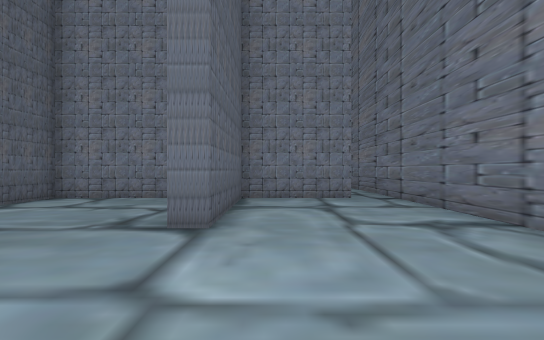
View 1 (above)

20 first-person views from a walk through a scene from a Unity 3-D project. The camera is 1.4 m above the floor, looks level and sees 80° across. The floor is counted in squares, 2 m on a side. Each view is taken from the middle of a square. On the plan, view 1 faces up. The plan holds only what a view shows up to about 10 squares ahead; the rest is blank. The place goes on beyond the plan. The player character is not drawn. Some surface patterns are stand-ins.

View 2
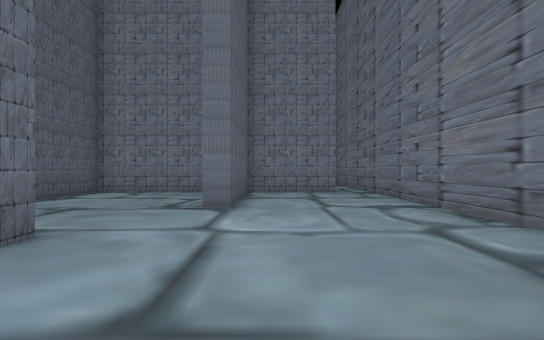

View 3
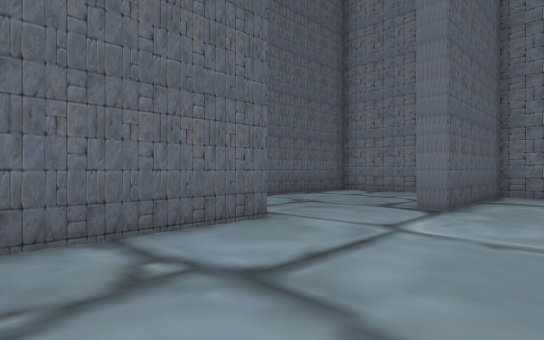

View 4
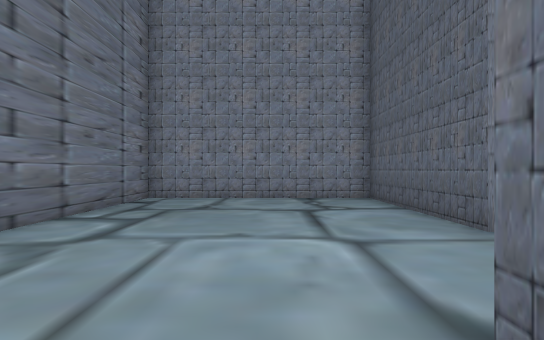

View 5
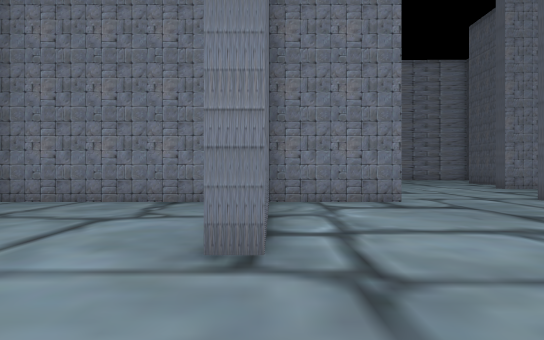

View 6
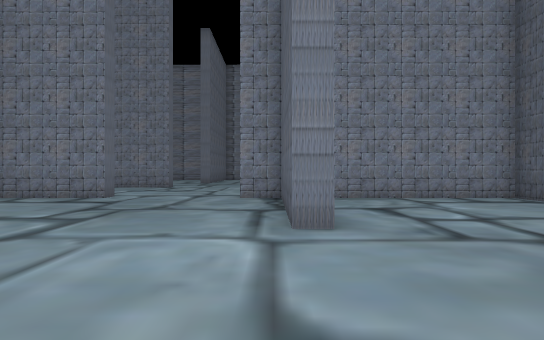

View 7
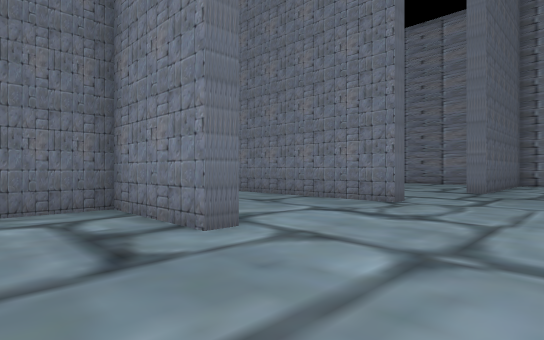

View 8
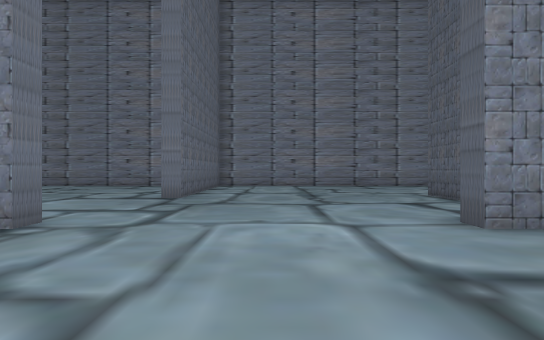

View 9
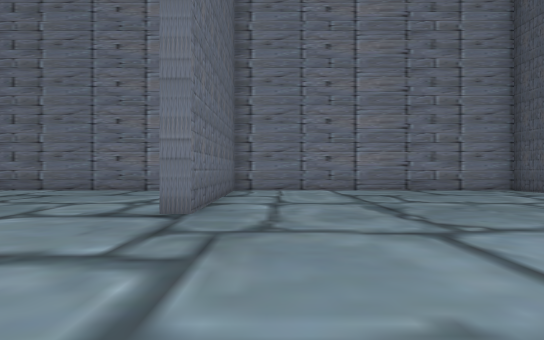

View 10
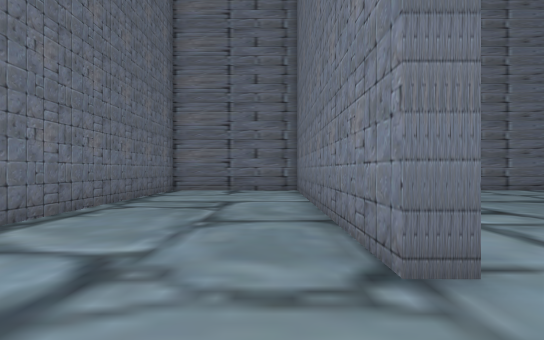

View 11
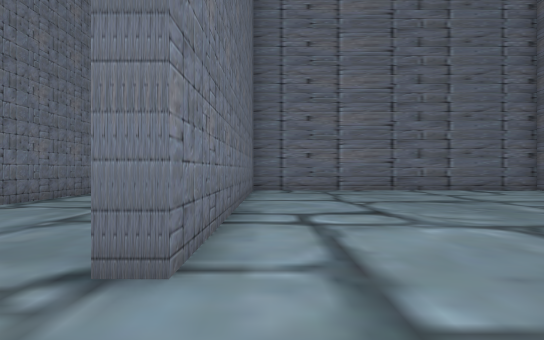

View 12
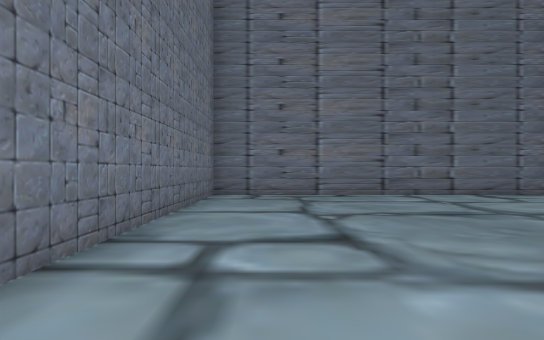

View 13
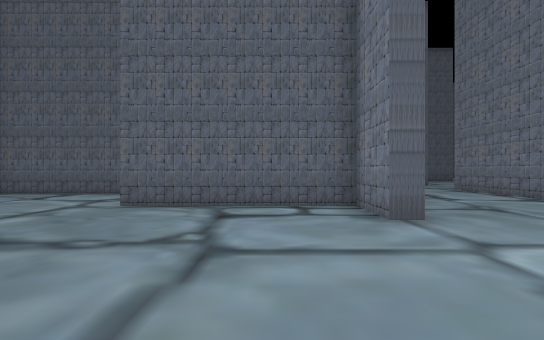

View 14
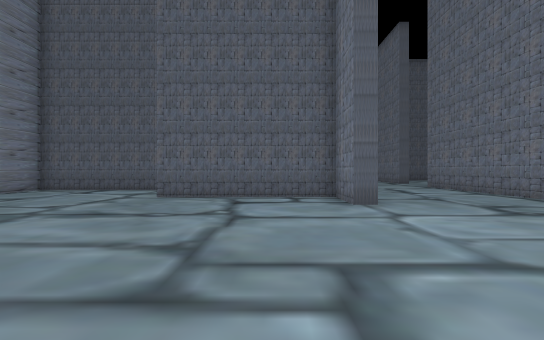

View 15
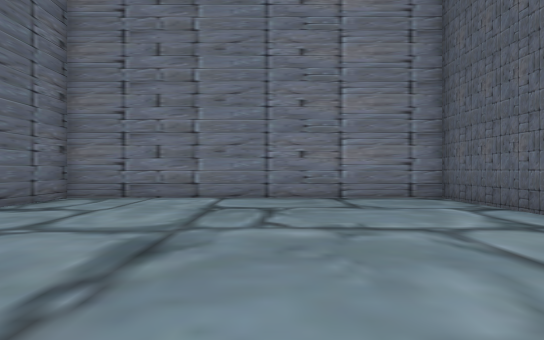

View 16
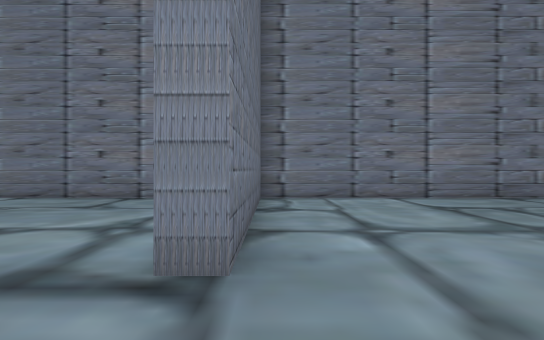

View 17
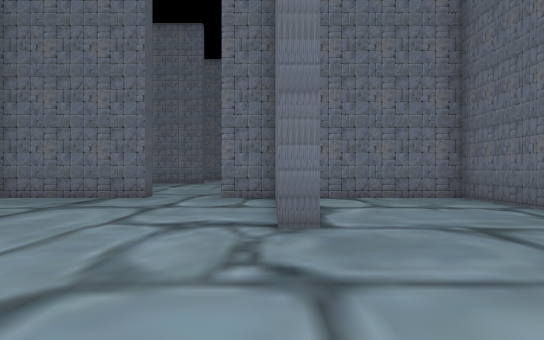

View 18
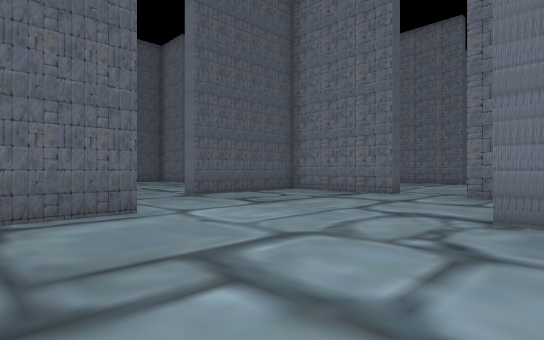

View 19
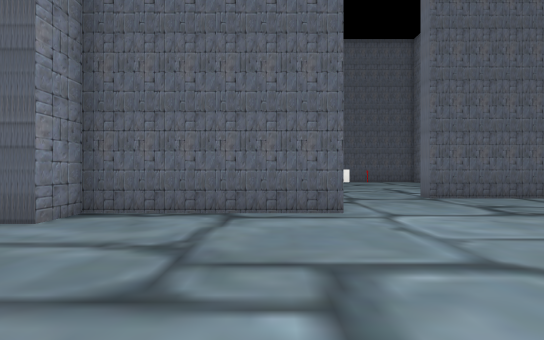

View 20
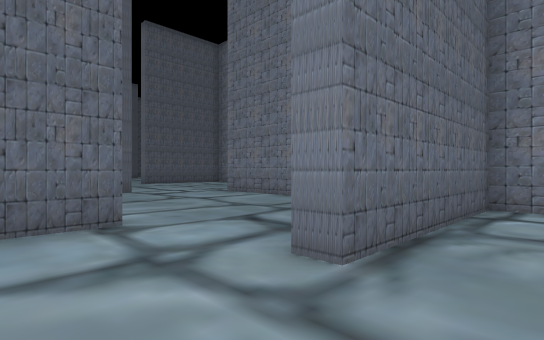

### Floor plan
Points are (right, up) in squares from view 1. A wall is a line through its corners. A room is listed if a view was taken in it or the views show most of it. See-through windows are left out.
Room 1 (views 1, 2, 3, 4)
walls: (-2.4, 1.3) (-2.4, -3.1) (3.1, -3.1) (3.1, 8); (2.1, 8.1) (-0.8, 8.1) (-0.8, 3.9) (-1.4, 3.9)
ways out: opening at (-2.8, 3.5) to room 2; gap at (2, 8)
Room 2 (views 5, 6, 7, 8, 9, 10, 11, 12, 13, 14, 15, 16, 17, 18, 19, 20)
walls: (-12.3, -7.8) (-11.5, -7.8) (-11.5, -8.3) (-13.3, -8.3) (-13.3, -13) (-13.9, -13); (-12.6, -3.6) (-17.1, -3.6); (-5.9, -3.6) (-5.9, -3.1) (-2.9, -3.1) (-2.9, 1.3) (-2.4, 1.3); (-16, -2.1) (-16, -3.1) (-11.5, -3.1); (-17.9, -8.3) (-19.5, -8.3); (-10.8, 1.2) (-10.2, 1.2) (-10.2, -3.1) (-9.2, -3.1) (-9.2, -3.6); (-16.2, -13.4) (-16.2, -17.8); (-6.2, -15) (-6.2, -18.1) (3.1, -18.1) (3.1, -8.4) (-5.9, -8.3) (-5.9, -7.9) (1.9, -7.9); (-6.7, -17.8) (-6.7, -12.1) (-6.1, -12.1); (-15, -18) (-6.6, -18.1); (2, -3.6) (-4, -3.6); (-13, 6.8) (-13, 3.9) (-13.5, 3.9); (-9.2, 8.7) (-9.2, 8.1) (-12.8, 8.1); (-1.3, 5.6) (-1.3, 8.1) (-5.4, 8.1) (-5.4, 3.9) (-5.9, 3.9) (-5.9, 6); (-5.9, 8.1) (-7.3, 8.1)
ways out: opening at (-2.8, 3.5) to room 1; opening at (-14.7, 3); opening at (-8.5, 8)

Positions as (right, up) in squares from view 1, and headings:
1: (0, 0), facing up
2: (0, -2), facing up
3: (1, -2), facing up-left
4: (0, 5), facing down
5: (-3, 4), facing down
6: (-10, 5), facing down
7: (-9, -1), facing down-right
8: (-9, -4), facing down
9: (-8, -7), facing down
10: (-8, -7), facing right
11: (-8, -9), facing right
12: (-6, -10), facing right
13: (-7, -10), facing left
14: (-5, -10), facing left
15: (-2, -10), facing down
16: (-7, -10), facing down
17: (-6, 0), facing up
18: (-5, -1), facing up-left
19: (-5, 0), facing left
20: (-12, -15), facing up-left
